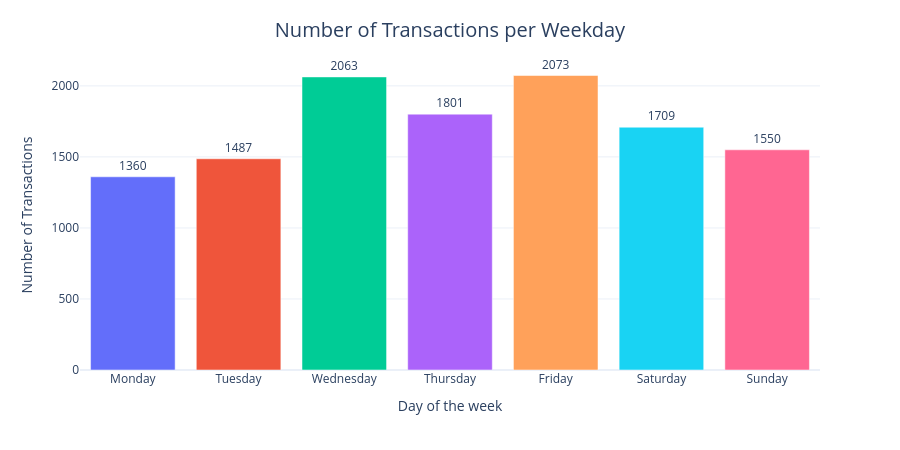
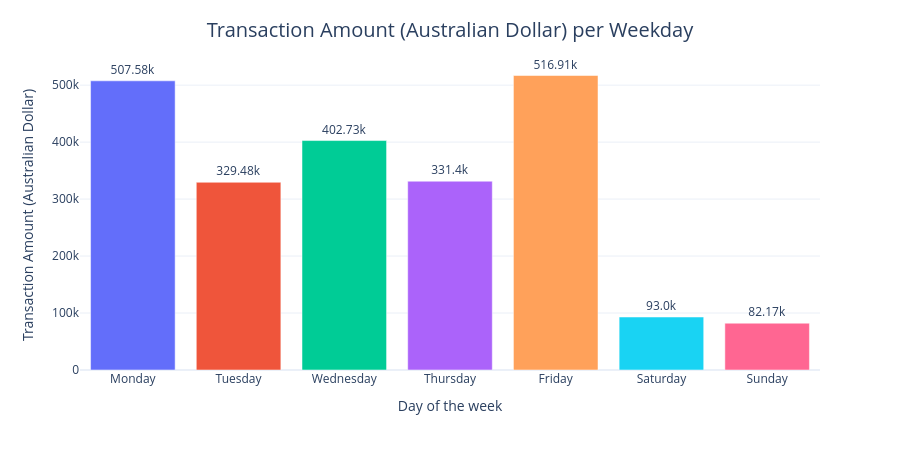

Here is the notebook cell these charts were saved with, in order:
### Markdown cell above
# 4.8   Daily Transactional Amount

### Code cell
# Weekdays in chronological order
days_order = ['Monday', 'Tuesday', 'Wednesday', 'Thursday', 'Friday', 'Saturday', 'Sunday']

# Convert the 'day' column to a Categorical type with this order
df_cleaned['day'] = pd.Categorical(df_cleaned['day'], categories=days_order, ordered=True)

# Compute value counts and sort by the days
day_counts = df_cleaned['day'].value_counts().sort_index()


# Pass cleanly to the Plotly chart variables
x = day_counts.index.tolist()
y = day_counts.tolist()



# For number of daily transactions
fig_number_of_transactions = px.bar(data_frame=df_cleaned, x = x, y = y,
       text=day_counts.tolist(), color=x)

fig_number_of_transactions.update_traces(textposition='outside', marker_coloraxis=None)
fig_number_of_transactions.update_xaxes(title='Day of the week') 
fig_number_of_transactions.update_yaxes(title='Number of Transactions')
fig_number_of_transactions.update_layout(title=dict(text = "Number of Transactions per Weekday", x=0.5, y=0.95),
                  title_font_size=20, showlegend=False, height = 450,)
fig_number_of_transactions.show()

# For the dollar value of the daily transactions
fig_value_of_transactions_per_day = px.bar(data_frame=df_cleaned.groupby(by='day')[['amount']].sum(),
            text=df_cleaned.groupby(by='day')[['amount']].sum()['amount'].apply(lambda x : str(round(x/1000,2))+'k'), color=day_counts.index.tolist())

fig_value_of_transactions_per_day.update_traces(textposition='outside')
fig_value_of_transactions_per_day.update_xaxes(title='Day of the week')
fig_value_of_transactions_per_day.update_yaxes(title='Transaction Amount (Australian Dollar)')
fig_value_of_transactions_per_day.update_layout(title=dict(text = "Transaction Amount (Australian Dollar) per Weekday", x=0.5, y=0.95),
                    title_font_size=20, showlegend=False, height = 450,)
fig_value_of_transactions_per_day.show()

### Figure 1 — Plotly figure (JSON) as saved in the notebook; plotly's stock layout.template omitted (floating-point values rounded to 4 significant figures)
{"data": [{"alignmentgroup": "True", "hovertemplate": "color=Monday<br>x=%{x}<br>y=%{y}<br>text=%{text}<extra></extra>", "legendgroup": "Monday", "marker": {"color": "#636efa", "pattern": {"shape": ""}}, "name": "Monday", "offsetgroup": "Monday", "orientation": "v", "showlegend": true, "text": [1360], "textposition": "outside", "type": "bar", "x": ["Monday"], "xaxis": "x", "y": [1360], "yaxis": "y"}, {"alignmentgroup": "True", "hovertemplate": "color=Tuesday<br>x=%{x}<br>y=%{y}<br>text=%{text}<extra></extra>", "legendgroup": "Tuesday", "marker": {"color": "#EF553B", "pattern": {"shape": ""}}, "name": "Tuesday", "offsetgroup": "Tuesday", "orientation": "v", "showlegend": true, "text": [1487], "textposition": "outside", "type": "bar", "x": ["Tuesday"], "xaxis": "x", "y": [1487], "yaxis": "y"}, {"alignmentgroup": "True", "hovertemplate": "color=Wednesday<br>x=%{x}<br>y=%{y}<br>text=%{text}<extra></extra>", "legendgroup": "Wednesday", "marker": {"color": "#00cc96", "pattern": {"shape": ""}}, "name": "Wednesday", "offsetgroup": "Wednesday", "orientation": "v", "showlegend": true, "text": [2063], "textposition": "outside", "type": "bar", "x": ["Wednesday"], "xaxis": "x", "y": [2063], "yaxis": "y"}, {"alignmentgroup": "True", "hovertemplate": "color=Thursday<br>x=%{x}<br>y=%{y}<br>text=%{text}<extra></extra>", "legendgroup": "Thursday", "marker": {"color": "#ab63fa", "pattern": {"shape": ""}}, "name": "Thursday", "offsetgroup": "Thursday", "orientation": "v", "showlegend": true, "text": [1801], "textposition": "outside", "type": "bar", "x": ["Thursday"], "xaxis": "x", "y": [1801], "yaxis": "y"}, {"alignmentgroup": "True", "hovertemplate": "color=Friday<br>x=%{x}<br>y=%{y}<br>text=%{text}<extra></extra>", "legendgroup": "Friday", "marker": {"color": "#FFA15A", "pattern": {"shape": ""}}, "name": "Friday", "offsetgroup": "Friday", "orientation": "v", "showlegend": true, "text": [2073], "textposition": "outside", "type": "bar", "x": ["Friday"], "xaxis": "x", "y": [2073], "yaxis": "y"}, {"alignmentgroup": "True", "hovertemplate": "color=Saturday<br>x=%{x}<br>y=%{y}<br>text=%{text}<extra></extra>", "legendgroup": "Saturday", "marker": {"color": "#19d3f3", "pattern": {"shape": ""}}, "name": "Saturday", "offsetgroup": "Saturday", "orientation": "v", "showlegend": true, "text": [1709], "textposition": "outside", "type": "bar", "x": ["Saturday"], "xaxis": "x", "y": [1709], "yaxis": "y"}, {"alignmentgroup": "True", "hovertemplate": "color=Sunday<br>x=%{x}<br>y=%{y}<br>text=%{text}<extra></extra>", "legendgroup": "Sunday", "marker": {"color": "#FF6692", "pattern": {"shape": ""}}, "name": "Sunday", "offsetgroup": "Sunday", "orientation": "v", "showlegend": true, "text": [1550], "textposition": "outside", "type": "bar", "x": ["Sunday"], "xaxis": "x", "y": [1550], "yaxis": "y"}], "layout": {"barmode": "relative", "height": 450, "legend": {"title": {"text": "color"}, "tracegroupgap": 0}, "margin": {"t": 60}, "showlegend": false, "title": {"font": {"size": 20}, "text": "Number of Transactions per Weekday", "x": 0.5, "y": 0.95}, "xaxis": {"anchor": "y", "domain": [0, 1], "title": {"text": "Day of the week"}}, "yaxis": {"anchor": "x", "domain": [0, 1], "title": {"text": "Number of Transactions"}}}}

### Figure 2 — Plotly figure (JSON) as saved in the notebook; plotly's stock layout.template omitted (floating-point values rounded to 4 significant figures)
{"data": [{"alignmentgroup": "True", "hovertemplate": "color=Monday<br>day=%{x}<br>value=%{y}<br>text=%{text}<extra></extra>", "legendgroup": "Monday", "marker": {"color": "#636efa", "pattern": {"shape": ""}}, "name": "Monday", "offsetgroup": "Monday", "orientation": "v", "showlegend": true, "text": ["507.58k"], "textposition": "outside", "type": "bar", "x": ["Monday"], "xaxis": "x", "y": [507600.0], "yaxis": "y"}, {"alignmentgroup": "True", "hovertemplate": "color=Tuesday<br>day=%{x}<br>value=%{y}<br>text=%{text}<extra></extra>", "legendgroup": "Tuesday", "marker": {"color": "#EF553B", "pattern": {"shape": ""}}, "name": "Tuesday", "offsetgroup": "Tuesday", "orientation": "v", "showlegend": true, "text": ["329.48k"], "textposition": "outside", "type": "bar", "x": ["Tuesday"], "xaxis": "x", "y": [329500.0], "yaxis": "y"}, {"alignmentgroup": "True", "hovertemplate": "color=Wednesday<br>day=%{x}<br>value=%{y}<br>text=%{text}<extra></extra>", "legendgroup": "Wednesday", "marker": {"color": "#00cc96", "pattern": {"shape": ""}}, "name": "Wednesday", "offsetgroup": "Wednesday", "orientation": "v", "showlegend": true, "text": ["402.73k"], "textposition": "outside", "type": "bar", "x": ["Wednesday"], "xaxis": "x", "y": [402700.0], "yaxis": "y"}, {"alignmentgroup": "True", "hovertemplate": "color=Thursday<br>day=%{x}<br>value=%{y}<br>text=%{text}<extra></extra>", "legendgroup": "Thursday", "marker": {"color": "#ab63fa", "pattern": {"shape": ""}}, "name": "Thursday", "offsetgroup": "Thursday", "orientation": "v", "showlegend": true, "text": ["331.4k"], "textposition": "outside", "type": "bar", "x": ["Thursday"], "xaxis": "x", "y": [331400.0], "yaxis": "y"}, {"alignmentgroup": "True", "hovertemplate": "color=Friday<br>day=%{x}<br>value=%{y}<br>text=%{text}<extra></extra>", "legendgroup": "Friday", "marker": {"color": "#FFA15A", "pattern": {"shape": ""}}, "name": "Friday", "offsetgroup": "Friday", "orientation": "v", "showlegend": true, "text": ["516.91k"], "textposition": "outside", "type": "bar", "x": ["Friday"], "xaxis": "x", "y": [516900.0], "yaxis": "y"}, {"alignmentgroup": "True", "hovertemplate": "color=Saturday<br>day=%{x}<br>value=%{y}<br>text=%{text}<extra></extra>", "legendgroup": "Saturday", "marker": {"color": "#19d3f3", "pattern": {"shape": ""}}, "name": "Saturday", "offsetgroup": "Saturday", "orientation": "v", "showlegend": true, "text": ["93.0k"], "textposition": "outside", "type": "bar", "x": ["Saturday"], "xaxis": "x", "y": [93000.0], "yaxis": "y"}, {"alignmentgroup": "True", "hovertemplate": "color=Sunday<br>day=%{x}<br>value=%{y}<br>text=%{text}<extra></extra>", "legendgroup": "Sunday", "marker": {"color": "#FF6692", "pattern": {"shape": ""}}, "name": "Sunday", "offsetgroup": "Sunday", "orientation": "v", "showlegend": true, "text": ["82.17k"], "textposition": "outside", "type": "bar", "x": ["Sunday"], "xaxis": "x", "y": [82170.0], "yaxis": "y"}], "layout": {"barmode": "relative", "height": 450, "legend": {"title": {"text": "color"}, "tracegroupgap": 0}, "margin": {"t": 60}, "showlegend": false, "title": {"font": {"size": 20}, "text": "Transaction Amount (Australian Dollar) per Weekday", "x": 0.5, "y": 0.95}, "xaxis": {"anchor": "y", "domain": [0, 1], "title": {"text": "Day of the week"}}, "yaxis": {"anchor": "x", "domain": [0, 1], "title": {"text": "Transaction Amount (Australian Dollar)"}}}}
